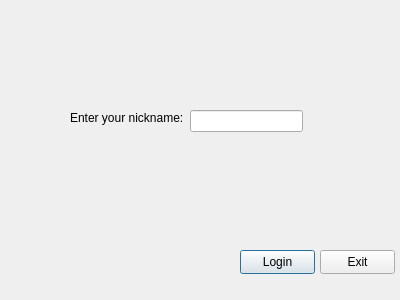
<?xml version="1.0" encoding="UTF-8"?>
<ui version="4.0">
 <class>AuthDialog</class>
 <widget class="QDialog" name="AuthDialog">
  <property name="geometry">
   <rect>
    <x>0</x>
    <y>0</y>
    <width>400</width>
    <height>300</height>
   </rect>
  </property>
  <property name="windowTitle">
   <string>Dialog</string>
  </property>
  <widget class="QLineEdit" name="lineEdit">
   <property name="geometry">
    <rect>
     <x>190</x>
     <y>110</y>
     <width>113</width>
     <height>22</height>
    </rect>
   </property>
  </widget>
  <widget class="QLabel" name="label">
   <property name="geometry">
    <rect>
     <x>70</x>
     <y>110</y>
     <width>121</width>
     <height>16</height>
    </rect>
   </property>
   <property name="text">
    <string>Enter your nickname:</string>
   </property>
  </widget>
  <widget class="QPushButton" name="pushButton">
   <property name="geometry">
    <rect>
     <x>240</x>
     <y>250</y>
     <width>75</width>
     <height>24</height>
    </rect>
   </property>
   <property name="text">
    <string>Login</string>
   </property>
  </widget>
  <widget class="QPushButton" name="pushButton_2">
   <property name="geometry">
    <rect>
     <x>320</x>
     <y>250</y>
     <width>75</width>
     <height>24</height>
    </rect>
   </property>
   <property name="text">
    <string>Exit</string>
   </property>
  </widget>
 </widget>
 <resources/>
 <connections>
  <connection>
   <sender>pushButton</sender>
   <signal>clicked()</signal>
   <receiver>AuthDialog</receiver>
   <slot>accept()</slot>
   <hints>
    <hint type="sourcelabel">
     <x>278</x>
     <y>266</y>
    </hint>
    <hint type="destinationlabel">
     <x>430</x>
     <y>201</y>
    </hint>
   </hints>
  </connection>
  <connection>
   <sender>pushButton_2</sender>
   <signal>clicked()</signal>
   <receiver>AuthDialog</receiver>
   <slot>reject()</slot>
   <hints>
    <hint type="sourcelabel">
     <x>358</x>
     <y>259</y>
    </hint>
    <hint type="destinationlabel">
     <x>426</x>
     <y>227</y>
    </hint>
   </hints>
  </connection>
 </connections>
</ui>
